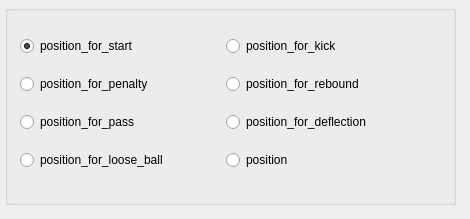
          <widget class="QWidget" name="strategy_position_tab">
           <attribute name="title">
            <string>Position</string>
           </attribute>
           <widget class="QWidget" name="verticalLayoutWidget_13">
            <property name="geometry">
             <rect>
              <x>0</x>
              <y>0</y>
              <width>461</width>
              <height>210</height>
             </rect>
            </property>
            <layout class="QVBoxLayout" name="strategy_position_layout" stretch="0">
             <property name="spacing">
              <number>2</number>
             </property>
             <property name="margin">
              <number>5</number>
             </property>
             <item>
              <widget class="QGroupBox" name="strategy_position_box">
               <property name="minimumSize">
                <size>
                 <width>0</width>
                 <height>200</height>
                </size>
               </property>
               <property name="maximumSize">
                <size>
                 <width>16777215</width>
                 <height>290</height>
                </size>
               </property>
               <property name="title">
                <string/>
               </property>
               <widget class="QWidget" name="verticalLayoutWidget_3">
                <property name="geometry">
                 <rect>
                  <x>10</x>
                  <y>10</y>
                  <width>420</width>
                  <height>176</height>
                 </rect>
                </property>
                <layout class="QGridLayout" name="strategy_selection_layout">
                 <property name="sizeConstraint">
                  <enum>QLayout::SetDefaultConstraint</enum>
                 </property>
                 <property name="margin">
                  <number>5</number>
                 </property>
                 <property name="spacing">
                  <number>2</number>
                 </property>
                 <item row="0" column="0">
                  <widget class="QRadioButton" name="position_start_button">
                   <property name="text">
                    <string>position_for_start</string>
                   </property>
                   <property name="checked">
                    <bool>true</bool>
                   </property>
                  </widget>
                 </item>
                 <item row="3" column="0">
                  <widget class="QRadioButton" name="position_penalty_button">
                   <property name="text">
                    <string>position_for_penalty</string>
                   </property>
                  </widget>
                 </item>
                 <item row="0" column="1">
                  <widget class="QRadioButton" name="position_kick_button">
                   <property name="text">
                    <string>position_for_kick</string>
                   </property>
                  </widget>
                 </item>
                 <item row="4" column="0">
                  <widget class="QRadioButton" name="position_pass_button">
                   <property name="text">
                    <string>position_for_pass</string>
                   </property>
                  </widget>
                 </item>
                 <item row="3" column="1">
                  <widget class="QRadioButton" name="position_rebound_button">
                   <property name="text">
                    <string>position_for_rebound</string>
                   </property>
                  </widget>
                 </item>
                 <item row="4" column="1">
                  <widget class="QRadioButton" name="position_deflection_button">
                   <property name="text">
                    <string>position_for_deflection</string>
                   </property>
                  </widget>
                 </item>
                 <item row="5" column="0">
                  <widget class="QRadioButton" name="position_loose_ball_button">
                   <property name="text">
                    <string>position_for_loose_ball</string>
                   </property>
                  </widget>
                 </item>
                 <item row="5" column="1">
                  <widget class="QRadioButton" name="position_button">
                   <property name="text">
                    <string>position</string>
                   </property>
                  </widget>
                 </item>
                </layout>
               </widget>
              </widget>
             </item>
            </layout>
           </widget>
          </widget>
